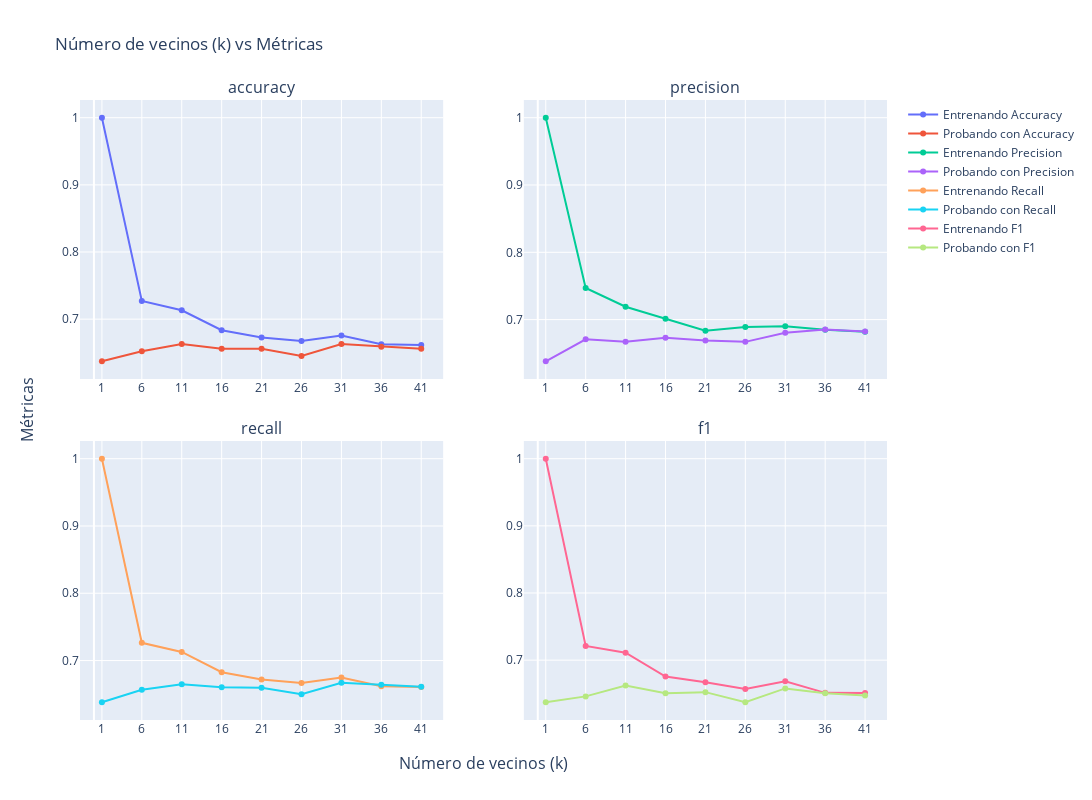

This figure's notebook cell:
### Markdown cell above
##### Lista1, con test_size de 0.5

### Code cell
# se deja el test_size por defecto, que es de 0.5
plot_knn_metrics(X, y)

### Figure 1 — Plotly figure (JSON) as saved in the notebook; plotly's stock layout.template omitted (floating-point values rounded to 4 significant figures)
{"data": [{"name": "Entrenando Accuracy", "type": "scatter", "x": [1, 6, 11, 16, 21, 26, 31, 36, 41], "xaxis": "x", "y": [1, 0.7272, 0.7133, 0.6835, 0.6726, 0.6677, 0.6756, 0.6627, 0.6617], "yaxis": "y"}, {"name": "Probando con Accuracy", "type": "scatter", "x": [1, 6, 11, 16, 21, 26, 31, 36, 41], "xaxis": "x", "y": [0.6373, 0.6521, 0.663, 0.6561, 0.6561, 0.6452, 0.663, 0.6591, 0.6561], "yaxis": "y"}, {"name": "Entrenando Precision", "type": "scatter", "x": [1, 6, 11, 16, 21, 26, 31, 36, 41], "xaxis": "x2", "y": [1, 0.7471, 0.7192, 0.7014, 0.6835, 0.6892, 0.6903, 0.685, 0.6819], "yaxis": "y2"}, {"name": "Probando con Precision", "type": "scatter", "x": [1, 6, 11, 16, 21, 26, 31, 36, 41], "xaxis": "x2", "y": [0.638, 0.6707, 0.6671, 0.6731, 0.6688, 0.6669, 0.6803, 0.6854, 0.6823], "yaxis": "y2"}, {"name": "Entrenando Recall", "type": "scatter", "x": [1, 6, 11, 16, 21, 26, 31, 36, 41], "xaxis": "x3", "y": [1, 0.7263, 0.7128, 0.6826, 0.6719, 0.6666, 0.6748, 0.6616, 0.6607], "yaxis": "y3"}, {"name": "Probando con Recall", "type": "scatter", "x": [1, 6, 11, 16, 21, 26, 31, 36, 41], "xaxis": "x3", "y": [0.6379, 0.6564, 0.6649, 0.6602, 0.6596, 0.6499, 0.6671, 0.6641, 0.6611], "yaxis": "y3"}, {"name": "Entrenando F1", "type": "scatter", "x": [1, 6, 11, 16, 21, 26, 31, 36, 41], "xaxis": "x4", "y": [1, 0.7211, 0.711, 0.6757, 0.6671, 0.6571, 0.6685, 0.6513, 0.6512], "yaxis": "y4"}, {"name": "Probando con F1", "type": "scatter", "x": [1, 6, 11, 16, 21, 26, 31, 36, 41], "xaxis": "x4", "y": [0.6373, 0.6461, 0.6624, 0.6508, 0.6524, 0.6375, 0.6579, 0.6506, 0.6475], "yaxis": "y4"}], "layout": {"annotations": [{"font": {"size": 16}, "showarrow": false, "text": "accuracy", "x": 0.225, "xanchor": "center", "xref": "paper", "y": 1, "yanchor": "bottom", "yref": "paper"}, {"font": {"size": 16}, "showarrow": false, "text": "precision", "x": 0.775, "xanchor": "center", "xref": "paper", "y": 1, "yanchor": "bottom", "yref": "paper"}, {"font": {"size": 16}, "showarrow": false, "text": "recall", "x": 0.225, "xanchor": "center", "xref": "paper", "y": 0.45, "yanchor": "bottom", "yref": "paper"}, {"font": {"size": 16}, "showarrow": false, "text": "f1", "x": 0.775, "xanchor": "center", "xref": "paper", "y": 0.45, "yanchor": "bottom", "yref": "paper"}, {"font": {"size": 16}, "showarrow": false, "text": "Número de vecinos (k)", "x": 0.5, "xanchor": "center", "xref": "paper", "y": 0, "yanchor": "top", "yref": "paper", "yshift": -30}, {"font": {"size": 16}, "showarrow": false, "text": "Métricas", "textangle": -90, "x": 0, "xanchor": "right", "xref": "paper", "xshift": -40, "y": 0.5, "yanchor": "middle", "yref": "paper"}], "height": 800, "title": {"text": "Número de vecinos (k) vs Métricas"}, "width": 1500, "xaxis": {"anchor": "y", "domain": [0, 0.45], "tickvals": [1, 6, 11, 16, 21, 26, 31, 36, 41]}, "xaxis2": {"anchor": "y2", "domain": [0.55, 1], "tickvals": [1, 6, 11, 16, 21, 26, 31, 36, 41]}, "xaxis3": {"anchor": "y3", "domain": [0, 0.45], "tickvals": [1, 6, 11, 16, 21, 26, 31, 36, 41]}, "xaxis4": {"anchor": "y4", "domain": [0.55, 1], "tickvals": [1, 6, 11, 16, 21, 26, 31, 36, 41]}, "yaxis": {"anchor": "x", "domain": [0.55, 1]}, "yaxis2": {"anchor": "x2", "domain": [0.55, 1]}, "yaxis3": {"anchor": "x3", "domain": [0, 0.45]}, "yaxis4": {"anchor": "x4", "domain": [0, 0.45]}}}
